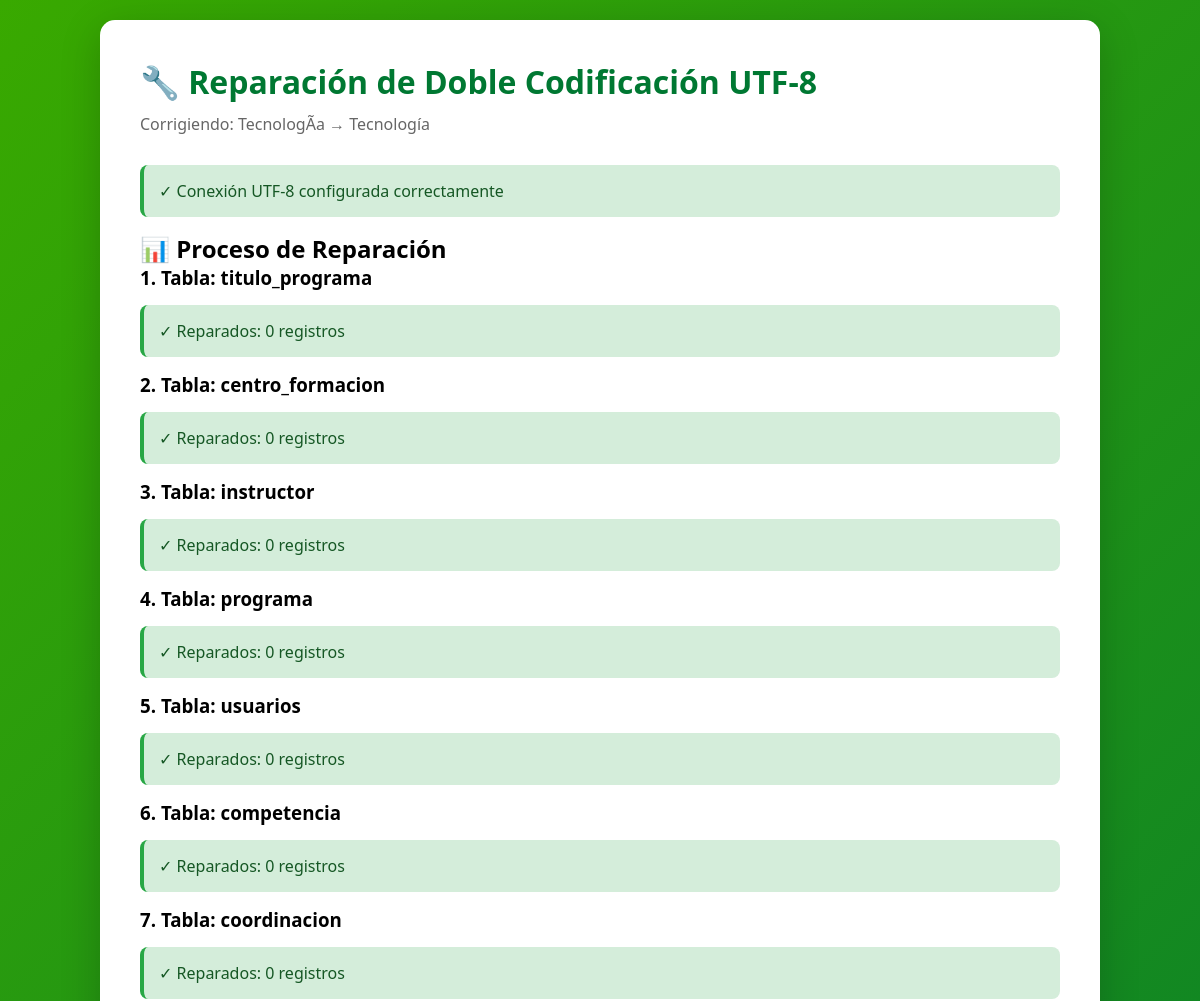
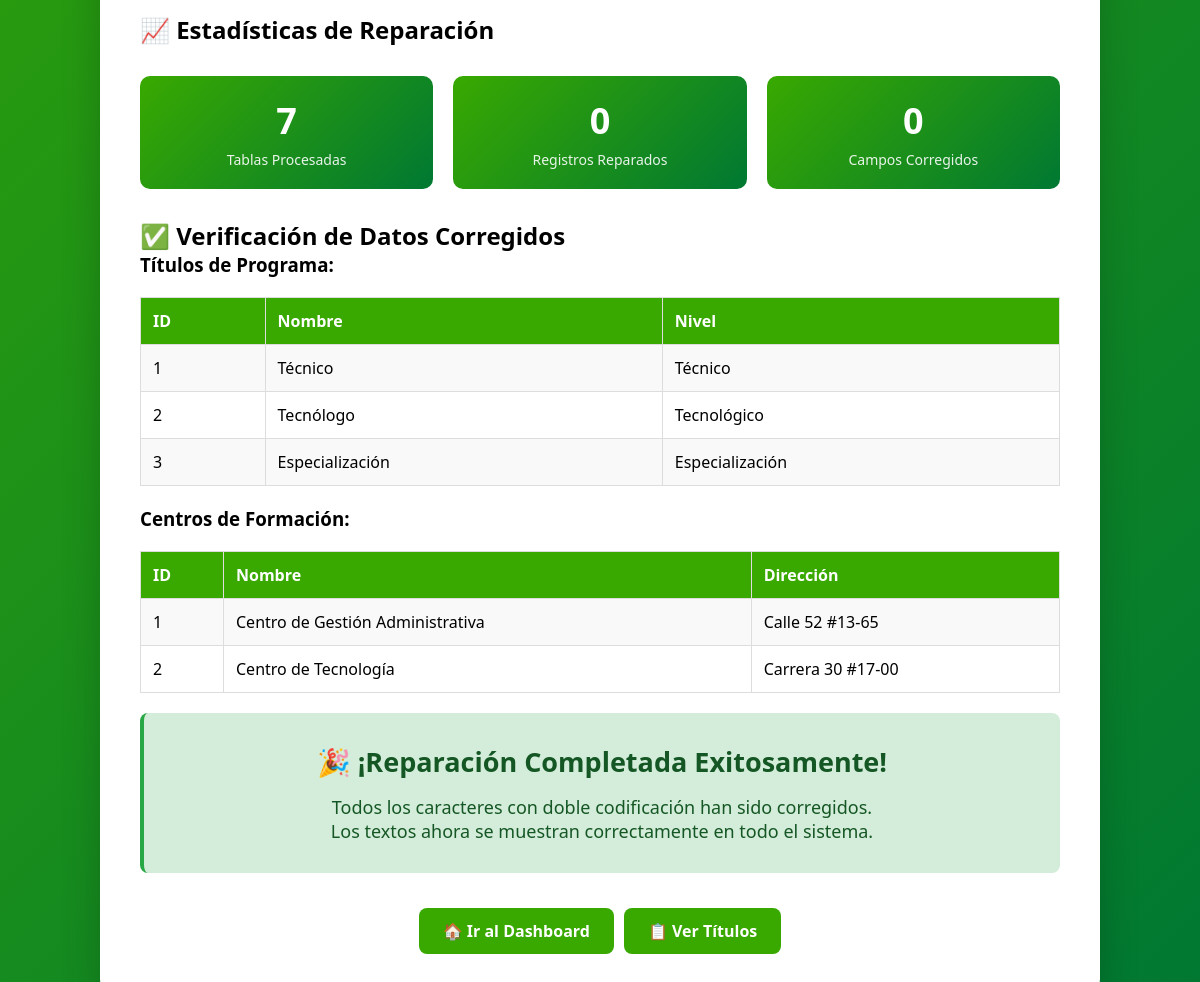
The page /dashboard_sena/reparar_doble_codificacion.php on the database its author committed (2 pictures, top to bottom).
### tables this page shows
CREATE TABLE titulo_programa (
    id INT PRIMARY KEY AUTO_INCREMENT,
    nombre VARCHAR(200) NOT NULL,
    nivel VARCHAR(50),
    created_at TIMESTAMP DEFAULT CURRENT_TIMESTAMP
);

CREATE TABLE centro_formacion (
    id INT PRIMARY KEY AUTO_INCREMENT,
    nombre VARCHAR(200) NOT NULL,
    codigo VARCHAR(50) UNIQUE NOT NULL,
    direccion VARCHAR(255),
    telefono VARCHAR(20),
    created_at TIMESTAMP DEFAULT CURRENT_TIMESTAMP
);

### dashboard_sena/reparar_doble_codificacion.php (the view, shortened to what this page needs)
<!DOCTYPE html>
<html lang="es">
<head>
</head>
<body>
<div class="container">
    <h1>🔧 Reparación de Doble Codificación UTF-8</h1>
    <p class="subtitle">Corrigiendo: TecnologÃ­a → Tecnología</p>
<?php
try {
    $db = Database::getInstance()->getConnection();
    $db->exec("SET NAMES utf8mb4");
    $db->exec("SET CHARACTER SET utf8mb4");
    echo "<div class='success'>✓ Conexión UTF-8 configurada correctamente</div>";
    $total_tablas = 0;
    $total_registros = 0;
    $total_campos_reparados = 0;
    echo "<h2>📊 Proceso de Reparación</h2>";
    echo "<h3>1. Tabla: titulo_programa</h3>";
    $stmt = $db->query("SELECT * FROM titulo_programa");
    $registros = $stmt->fetchAll();
    $reparados = 0;
    echo "<div class='success'>✓ Reparados: {$reparados} registros</div>";
    $total_registros += $reparados;
    $total_tablas++;
    echo "<h3>2. Tabla: centro_formacion</h3>";
    $stmt = $db->query("SELECT * FROM centro_formacion");
    $registros = $stmt->fetchAll();
    $reparados = 0;
    echo "<div class='success'>✓ Reparados: {$reparados} registros</div>";
    $total_registros += $reparados;
    $total_tablas++;
    echo "<h3>3. Tabla: instructor</h3>";
    $reparados = 0;
    echo "<div class='success'>✓ Reparados: {$reparados} registros</div>";
    $total_registros += $reparados;
    $total_tablas++;
    echo "<h3>4. Tabla: programa</h3>";
    $reparados = 0;
    echo "<div class='success'>✓ Reparados: {$reparados} registros</div>";
    $total_registros += $reparados;
    $total_tablas++;
    echo "<h3>5. Tabla: usuarios</h3>";
    $reparados = 0;
    echo "<div class='success'>✓ Reparados: {$reparados} registros</div>";
    $total_registros += $reparados;
    $total_tablas++;
    echo "<h3>6. Tabla: competencia</h3>";
    $reparados = 0;
    echo "<div class='success'>✓ Reparados: {$reparados} registros</div>";
    $total_registros += $reparados;
    $total_tablas++;
    echo "<h3>7. Tabla: coordinacion</h3>";
    $reparados = 0;
    echo "<div class='success'>✓ Reparados: {$reparados} registros</div>";
    $total_registros += $reparados;
    $total_tablas++;
    echo "<h2>📈 Estadísticas de Reparación</h2>";
    echo "<div class='stats'>";
    echo "<div class='stat-card'><div class='stat-number'>{$total_tablas}</div><div class='stat-label'>Tablas Procesadas</div></div>";
    echo "<div class='stat-card'><div class='stat-number'>{$total_registros}</div><div class='stat-label'>Registros Reparados</div></div>";
    echo "<div class='stat-card'><div class='stat-number'>{$total_campos_reparados}</div><div class='stat-label'>Campos Corregidos</div></div>";
    echo "</div>";
    echo "<h2>✅ Verificación de Datos Corregidos</h2>";
    echo "<h3>Títulos de Programa:</h3>";
    $stmt = $db->query("SELECT * FROM titulo_programa");
    $titulos = $stmt->fetchAll();
    echo "<table>";
    echo "<tr><th>ID</th><th>Nombre</th><th>Nivel</th></tr>";
    foreach ($titulos as $titulo) {
        echo "<tr><td>{$titulo['id']}</td><td>{$titulo['nombre']}</td><td>{$titulo['nivel']}</td></tr>";
    }
    echo "</table>";
    echo "<h3>Centros de Formación:</h3>";
    $stmt = $db->query("SELECT * FROM centro_formacion");
    $centros = $stmt->fetchAll();
    echo "<table>";
    echo "<tr><th>ID</th><th>Nombre</th><th>Dirección</th></tr>";
    foreach ($centros as $centro) {
        echo "<tr><td>{$centro['id']}</td><td>{$centro['nombre']}</td><td>{$centro['direccion']}</td></tr>";
    }
    echo "</table>";
    echo "<div class='success' style='font-size: 18px; text-align: center; padding: 30px;'>";
    echo "<h2 style='margin-bottom: 15px;'>🎉 ¡Reparación Completada Exitosamente!</h2>";
    echo "<p>Todos los caracteres con doble codificación han sido corregidos.</p>";
    echo "<p>Los textos ahora se muestran correctamente en todo el sistema.</p>";
    echo "</div>";
    echo "<div style='text-align: center;'>";
    echo "<a href='/dashboard_sena/' class='btn'>🏠 Ir al Dashboard</a>";
    echo "<a href='/dashboard_sena/views/titulo_programa/index.php' class='btn' style='margin-left: 10px;'>📋 Ver Títulos</a>";
    echo "</div>";
} catch (PDOException $e) {
    echo "<div class='error'><strong>✗ Error:</strong> " . htmlspecialchars($e->getMessage()) . "</div>";
}
?>
</div>
</body>
</html>

### dashboard_sena/reparar_doble_codificacion.php (style rules this page uses)
* { margin: 0; padding: 0; box-sizing: border-box; }
body { font-family: 'Segoe UI', Arial, sans-serif; background: linear-gradient(135deg, #39A900 0%, #007832 100%); padding: 20px; }
.container { max-width: 1000px; margin: 0 auto; background: white; padding: 40px; border-radius: 15px; box-shadow: 0 10px 40px rgba(0,0,0,0.2); }
h1 { color: #007832; margin-bottom: 10px; font-size: 32px; }
.subtitle { color: #666; margin-bottom: 30px; font-size: 16px; }
.success { background: #d4edda; color: #155724; padding: 15px; border-radius: 8px; margin: 15px 0; border-left: 4px solid #28a745; }
table { width: 100%; border-collapse: collapse; margin: 20px 0; }
th, td { padding: 12px; border: 1px solid #ddd; text-align: left; }
th { background: #39A900; color: white; font-weight: 600; }
tr:nth-child(even) { background: #f9f9f9; }
.btn { display: inline-block; padding: 12px 24px; background: #39A900; color: white; text-decoration: none; border-radius: 8px; margin-top: 20px; font-weight: 600; transition: all 0.3s; }
.stats { display: grid; grid-template-columns: repeat(auto-fit, minmax(200px, 1fr)); gap: 20px; margin: 30px 0; }
.stat-card { background: linear-gradient(135deg, #39A900 0%, #007832 100%); color: white; padding: 20px; border-radius: 10px; text-align: center; }
.stat-number { font-size: 36px; font-weight: bold; margin-bottom: 5px; }
.stat-label { font-size: 14px; opacity: 0.9; }

### rows shown on the page
titulo_programa: id "1", nombre "Técnico", nivel "Técnico"
titulo_programa: id "2", nombre "Tecnólogo", nivel "Tecnológico"
titulo_programa: id "3", nombre "Especialización", nivel "Especialización"
centro_formacion: id "1", nombre "Centro de Gestión Administrativa", direccion "Calle 52 #13-65"
centro_formacion: id "2", nombre "Centro de Tecnología", direccion "Carrera 30 #17-00"

### other values the page prints
$reparados "0"
$total_tablas "7"
$total_registros "0"
$total_campos_reparados "0"
